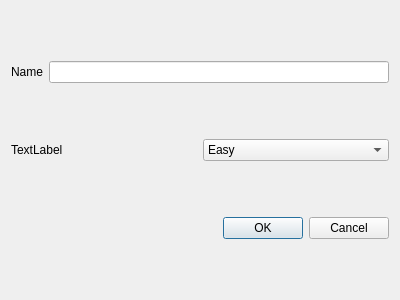
<?xml version="1.0" encoding="UTF-8"?>
<ui version="4.0">
 <class>NewGameWidget</class>
 <widget class="QWidget" name="NewGameWidget">
  <property name="geometry">
   <rect>
    <x>0</x>
    <y>0</y>
    <width>400</width>
    <height>300</height>
   </rect>
  </property>
  <property name="windowTitle">
   <string>Form</string>
  </property>
  <layout class="QVBoxLayout" name="verticalLayout">
   <item>
    <layout class="QHBoxLayout" name="horizontalLayout">
     <item>
      <widget class="QLabel" name="label">
       <property name="text">
        <string>Name</string>
       </property>
      </widget>
     </item>
     <item>
      <widget class="QLineEdit" name="lineEdit"/>
     </item>
    </layout>
   </item>
   <item>
    <layout class="QHBoxLayout" name="horizontalLayout_2">
     <item>
      <widget class="QLabel" name="label_2">
       <property name="text">
        <string>TextLabel</string>
       </property>
      </widget>
     </item>
     <item>
      <widget class="QComboBox" name="comboBox">
       <item>
        <property name="text">
         <string>Easy</string>
        </property>
       </item>
       <item>
        <property name="text">
         <string>Medium</string>
        </property>
       </item>
       <item>
        <property name="text">
         <string>Hard</string>
        </property>
       </item>
      </widget>
     </item>
    </layout>
   </item>
   <item>
    <layout class="QHBoxLayout" name="horizontalLayout_3">
     <item>
      <spacer name="horizontalSpacer">
       <property name="orientation">
        <enum>Qt::Horizontal</enum>
       </property>
       <property name="sizeHint" stdset="0">
        <size>
         <width>40</width>
         <height>20</height>
        </size>
       </property>
      </spacer>
     </item>
     <item>
      <widget class="QDialogButtonBox" name="buttonBox">
       <property name="standardButtons">
        <set>QDialogButtonBox::Cancel|QDialogButtonBox::Ok</set>
       </property>
      </widget>
     </item>
    </layout>
   </item>
  </layout>
 </widget>
 <resources/>
 <connections/>
</ui>
